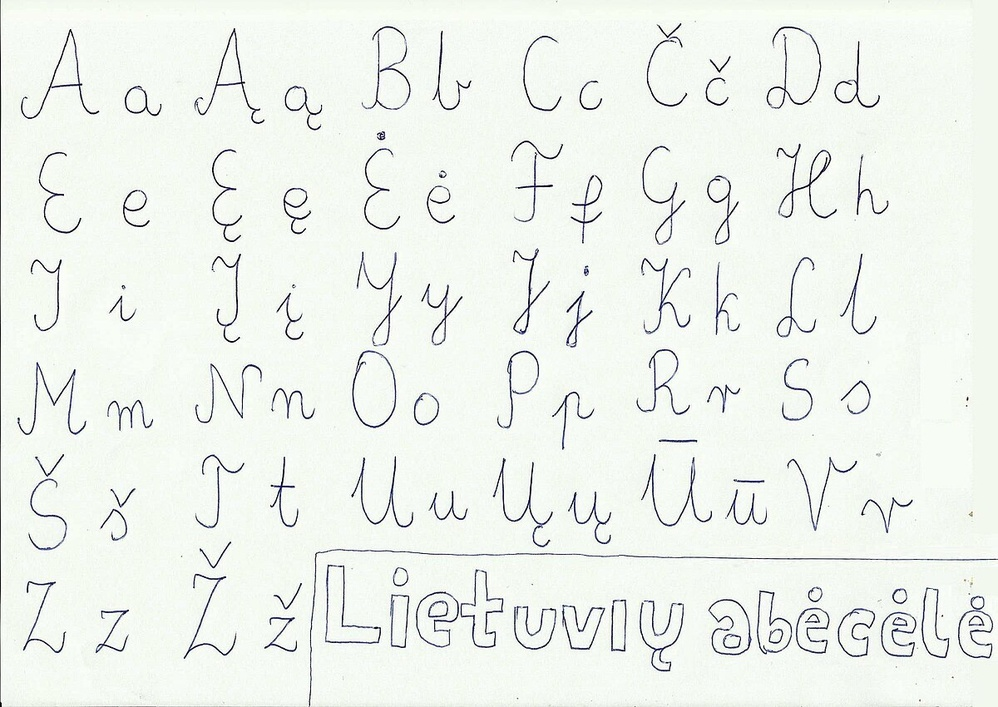
#> input picture abc/Lithuanian_handwritten_alphabet.jpg, 998 x 707 px, shrunk from 1200 x 850 before the run; its folder holds only this picture in this run
$ python 'data-preparation copy.py'
#> lines starting #> are read from the running program, lines starting #| are printed output that depends on the picture; after the words box and inside, x2 and y2 are one past the last pixel; in counts of white or black regions, pixels touching at a corner belong together
import cv2
import numpy as np
import os

# Ensure the directory to save letters exists
output_dir = 'input_synthetic_data'
if not os.path.exists(output_dir):
    os.makedirs(output_dir)

# Specify the input directory
input_dir = 'abc'

# Iterate over each image in the input directory
for image_filename in os.listdir(input_dir):
    image_path = os.path.join(input_dir, image_filename)

    # Check if the file is an image
    if image_filename.lower().endswith(('.png', '.jpg', '.jpeg', '.bmp', '.tiff')):
        # Load the image
        image = cv2.imread(image_path)
#> image is the input picture: shape (707, 998, 3); mean B, G, R 236.9, 242.7, 238

        # Convert to grayscale
        gray = cv2.cvtColor(image, cv2.COLOR_BGR2GRAY)

        # Apply adaptive thresholding
        thresh = cv2.adaptiveThreshold(gray, 255, cv2.ADAPTIVE_THRESH_GAUSSIAN_C,
                                       cv2.THRESH_BINARY_INV, 11, 2)
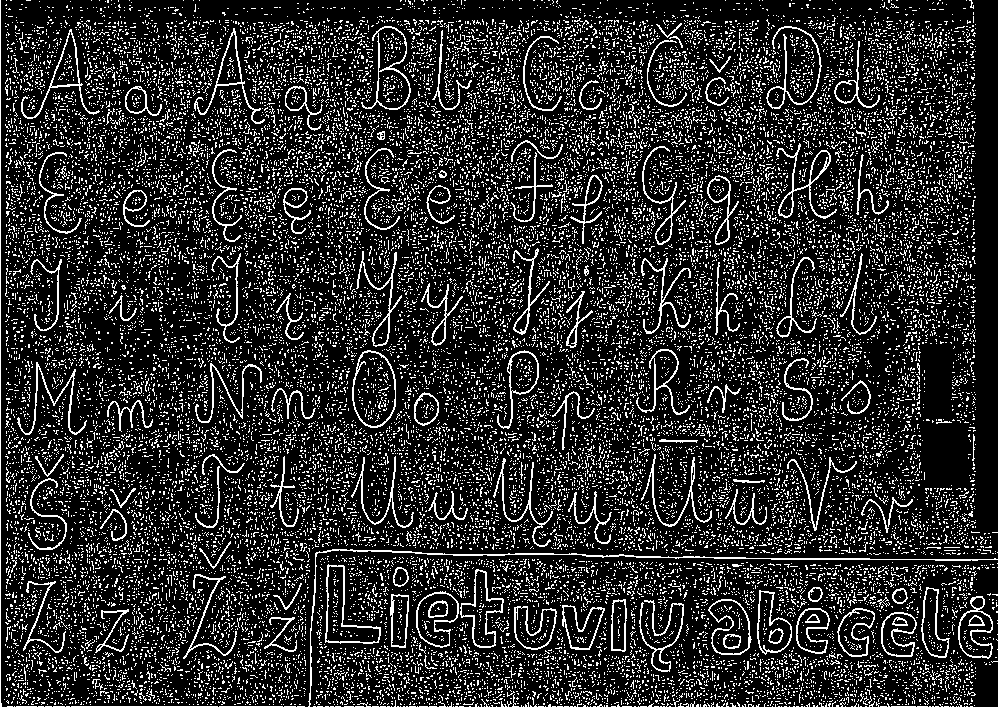
#> thresh: shape (707, 998); 17.1% white in thin lines or dots

        # Find contours
        contours, _ = cv2.findContours(thresh, cv2.RETR_EXTERNAL, cv2.CHAIN_APPROX_SIMPLE)
#> contours = 26478 contours, 26381 with area under 20; largest, box (x1, y1, x2, y2) and area: (352, 350, 396, 428) 2654, (361, 26, 411, 110) 2152, (325, 564, 381, 644) 1918, (708, 599, 752, 655) 1653, (416, 591, 459, 648) 1626

        # Loop through contours and save each letter
        letter_image_region = []
        for i, contour in enumerate(contours):
            # Filter out small contours to avoid noise
            if cv2.contourArea(contour) < 20:  # Adjusted to a smaller value to include diacritics
                continue

            # Get the bounding box for the contour
            x, y, w, h = cv2.boundingRect(contour)

            # Skip very small dimensions
            if w < 5 or h < 5:  # Adjusted to a smaller value to include diacritics
                continue

            # Extract the letter using the bounding box coordinates
            letter = gray[y:y+h, x:x+w]

            # Save the letter as an image
            letter_filename = os.path.join(output_dir, f'{os.path.splitext(image_filename)[0]}_letter_{i}.png')
            cv2.imwrite(letter_filename, letter)

            letter_image_region.append((x, y, w, h))
#> this loop made 26478 passes
#> contour on passes 1 to 3: [[970, 706], [972, 706]], [[966, 706], [967, 706]], [[964, 706]]
#> after the loop, letter_image_region = 95 items, first 6: (264, 617, 33, 35), (881, 612, 36, 45), (95, 609, 34, 44), (837, 608, 38, 49), (796, 608, 34, 46), (514, 606, 43, 44)

        # Draw bounding boxes around detected letters
        for (x, y, w, h) in letter_image_region:
            cv2.rectangle(image, (x, y), (x+w, y+h), (0, 255, 0), 2)
#> this loop made 95 passes
#> (x, y, w, h) on passes 1 to 12: (264, 617, 33, 35), (881, 612, 36, 45), (95, 609, 34, 44), (837, 608, 38, 49), (796, 608, 34, 46), (514, 606, 43, 44), (562, 605, 43, 45), (639, 600, 45, 72), (708, 599, 44, 56), (611, 599, 16, 53), (958, 596, 35, 63), (390, 594, 19, 54)
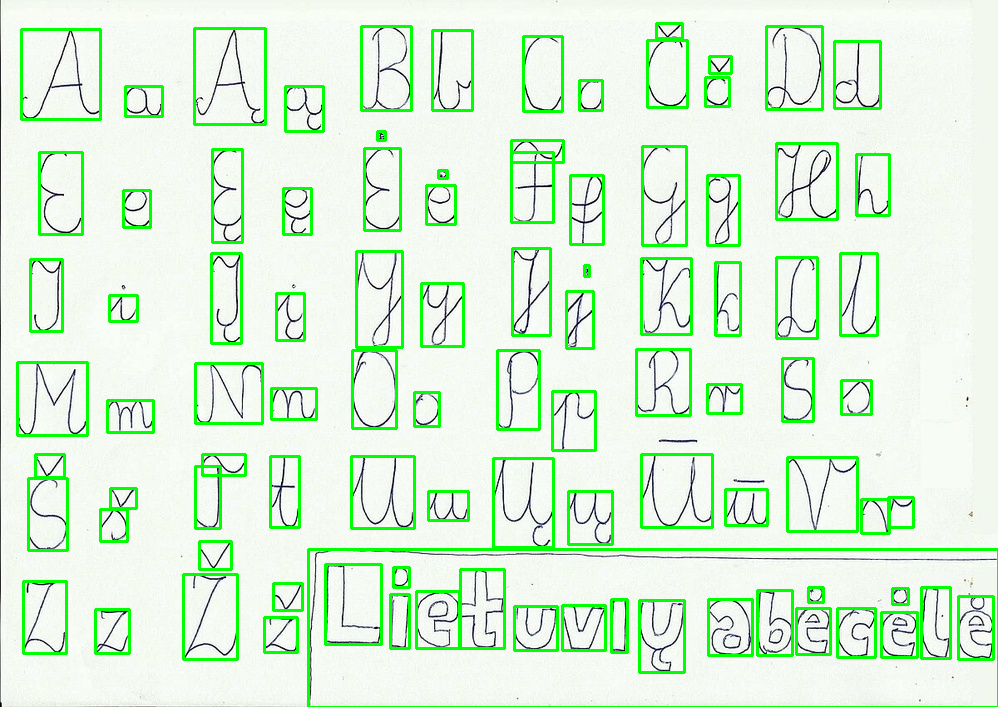
#> image: shape (707, 998, 3); 7.79% of pixels changed, all inside (x1, y1, x2, y2) = (16, 22, 998, 707)

        # Display the image with bounding boxes (for debugging)
        cv2.imshow('Detected Letters', image)
        cv2.waitKey(0)
        cv2.destroyAllWindows()
